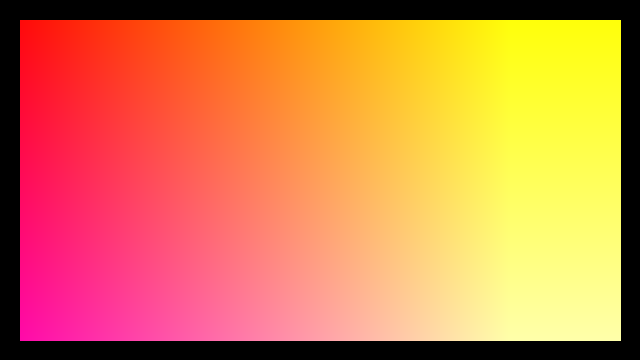
Frame 1 (no input)
Frame 60 (the mouse pressed at the canvas centre just before this capture): identical to frame 1, image omitted
Frame 120 (the mouse held since frame 60 and released just before this capture): identical to frame 1, image omitted

The Processing sketch that drew this single still picture (run headless with seeded random() and noise(); from frame 60 on, the mouse is pressed at the canvas centre):

// Processing sketch: updatePixels__
// ── updatePixels__.pde
//**************************************************** updatePixels() ****************************************************//


//Description  

//Updates the display window with the data in the pixels[] array. 
//Use in conjunction with loadPixels(). 
//If you're only reading pixels from the array, there's no need to call updatePixels() — 
//updating is only necessary to apply changes. 

//Certain renderers may or may not seem to require loadPixels() or updatePixels(). 
//However, the rule is that any time you want to manipulate the pixels[] array, you must first call loadPixels(), 
//and after changes have been made, call updatePixels(). 
//Even if the renderer may not seem to use this function in the current Processing release, this will always be subject to change. 

//Currently, while none of the renderers use the additional parameters to updatePixels(), this may be implemented in the future.


//Syntax  

//updatePixels()

//Returns  void



void setup()
{
  size(640, 360);
  background(0);
}
void draw()
{
  loadPixels();
  for (int x = 20; x <= width-20; x++)
  {
    for (int y = 20; y <= height-20; y++)
    {
      int index = x+y*width;
      pixels[index] = color(255,x/2,y/2);
    }
  }
  updatePixels();
}
